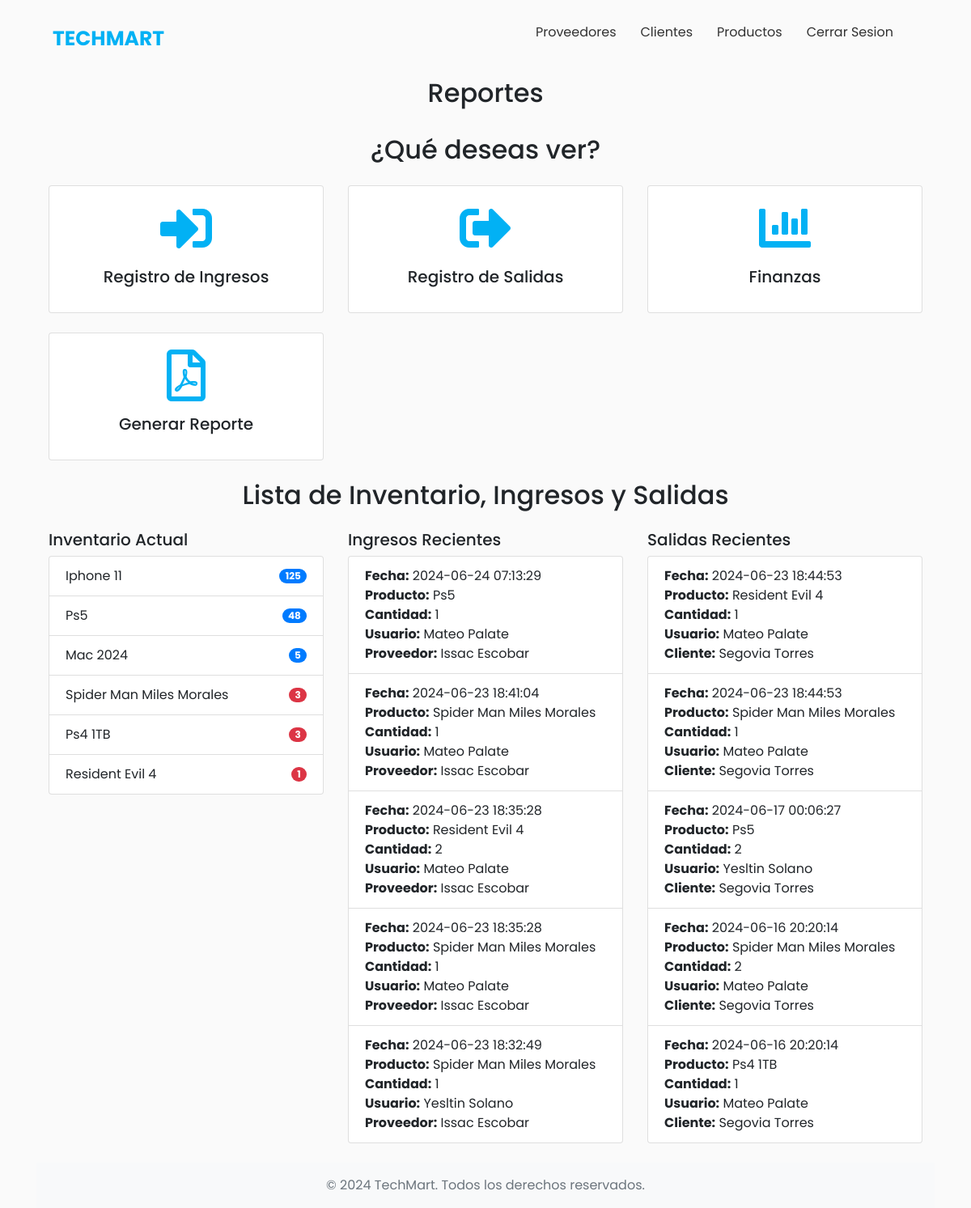
The app's page /reportes.php with its own data.
### tables this page shows
CREATE TABLE `productos` (
  `ProductoID` int NOT NULL AUTO_INCREMENT,
  `Nombre` varchar(100) DEFAULT NULL,
  `Descripcion` varchar(255) DEFAULT NULL,
  `PrecioPublico` decimal(10,2) DEFAULT NULL,
  `Stock` int DEFAULT NULL,
  `img` varchar(255) DEFAULT NULL,
  `Categoria` int DEFAULT NULL,
  PRIMARY KEY (`ProductoID`),
  KEY `FK_Categoria` (`Categoria`),
  CONSTRAINT `FK_Categoria` FOREIGN KEY (`Categoria`) REFERENCES `categorias` (`CategoriaID`)
);

CREATE TABLE `ingresoproduco` (
  `IngresoID` int NOT NULL AUTO_INCREMENT,
  `ProveedorCedula` varchar(10) DEFAULT NULL,
  `UsuarioCedula` varchar(10) DEFAULT NULL,
  `Fecha` datetime DEFAULT NULL,
  `Total` decimal(10,2) DEFAULT NULL,
  PRIMARY KEY (`IngresoID`),
  KEY `ProveedorCedula` (`ProveedorCedula`),
  KEY `UsuarioCedula` (`UsuarioCedula`),
  CONSTRAINT `ingresoproduco_ibfk_1` FOREIGN KEY (`ProveedorCedula`) REFERENCES `proveedores` (`Cedula`),
  CONSTRAINT `ingresoproduco_ibfk_2` FOREIGN KEY (`UsuarioCedula`) REFERENCES `usuarios` (`Cedula`)
);

CREATE TABLE `detalleingresoproducto` (
  `DetalleIngresoID` int NOT NULL AUTO_INCREMENT,
  `IngresoID` int DEFAULT NULL,
  `ProductoID` int DEFAULT NULL,
  `Cantidad` int DEFAULT NULL,
  `precioCompra` decimal(10,2) DEFAULT NULL,
  `subTotal` decimal(10,2) DEFAULT NULL,
  PRIMARY KEY (`DetalleIngresoID`),
  KEY `IngresoID` (`IngresoID`),
  KEY `ProductoID` (`ProductoID`),
  CONSTRAINT `detalleingresoproducto_ibfk_1` FOREIGN KEY (`IngresoID`) REFERENCES `ingresoproduco` (`IngresoID`),
  CONSTRAINT `detalleingresoproducto_ibfk_2` FOREIGN KEY (`ProductoID`) REFERENCES `productos` (`ProductoID`)
);

CREATE TABLE `usuarios` (
  `Cedula` varchar(10) NOT NULL,
  `Nombre` varchar(100) DEFAULT NULL,
  `Apellido` varchar(100) DEFAULT NULL,
  `Ciudad` varchar(100) DEFAULT NULL,
  `Direccion` varchar(255) DEFAULT NULL,
  `Telefono` varchar(20) DEFAULT NULL,
  `Email` varchar(100) DEFAULT NULL,
  `contrasena` varchar(10) NOT NULL,
  `rol_id` int DEFAULT NULL,
  PRIMARY KEY (`Cedula`),
  KEY `rol_id` (`rol_id`),
  CONSTRAINT `usuarios_ibfk_1` FOREIGN KEY (`rol_id`) REFERENCES `rol` (`id`)
);

CREATE TABLE `proveedores` (
  `Cedula` varchar(10) NOT NULL,
  `Nombre` varchar(100) DEFAULT NULL,
  `Apellido` varchar(100) DEFAULT NULL,
  `Ciudad` varchar(100) DEFAULT NULL,
  `Direccion` varchar(255) DEFAULT NULL,
  `Telefono` varchar(20) DEFAULT NULL,
  `Email` varchar(100) DEFAULT NULL,
  PRIMARY KEY (`Cedula`)
);

CREATE TABLE `ventaproducto` (
  `VentaID` int NOT NULL AUTO_INCREMENT,
  `ClienteCedula` varchar(10) DEFAULT NULL,
  `UsuarioCedula` varchar(10) DEFAULT NULL,
  `Fecha` datetime DEFAULT NULL,
  `Total` decimal(10,2) DEFAULT NULL,
  PRIMARY KEY (`VentaID`),
  KEY `ClienteCedula` (`ClienteCedula`),
  KEY `UsuarioCedula` (`UsuarioCedula`),
  CONSTRAINT `ventaproducto_ibfk_1` FOREIGN KEY (`ClienteCedula`) REFERENCES `clientes` (`Cedula`),
  CONSTRAINT `ventaproducto_ibfk_2` FOREIGN KEY (`UsuarioCedula`) REFERENCES `usuarios` (`Cedula`)
);

CREATE TABLE `detalleventaproducto` (
  `DetalleVentaID` int NOT NULL AUTO_INCREMENT,
  `VentaID` int DEFAULT NULL,
  `ProductoID` int DEFAULT NULL,
  `Cantidad` int DEFAULT NULL,
  `precioPublico` decimal(10,2) DEFAULT NULL,
  `subTotal` decimal(10,2) DEFAULT NULL,
  PRIMARY KEY (`DetalleVentaID`),
  KEY `VentaID` (`VentaID`),
  KEY `ProductoID` (`ProductoID`),
  CONSTRAINT `detalleventaproducto_ibfk_1` FOREIGN KEY (`VentaID`) REFERENCES `ventaproducto` (`VentaID`),
  CONSTRAINT `detalleventaproducto_ibfk_2` FOREIGN KEY (`ProductoID`) REFERENCES `productos` (`ProductoID`)
);

CREATE TABLE `clientes` (
  `Cedula` varchar(10) NOT NULL,
  `Nombre` varchar(100) DEFAULT NULL,
  `Apellido` varchar(100) DEFAULT NULL,
  `Ciudad` varchar(100) DEFAULT NULL,
  `Direccion` varchar(255) DEFAULT NULL,
  `Telefono` varchar(20) DEFAULT NULL,
  `Email` varchar(100) DEFAULT NULL,
  `contrasena` varchar(10) NOT NULL,
  PRIMARY KEY (`Cedula`)
);

### reportes.php (the view, shortened to what this page needs)
<!DOCTYPE html>
<html lang="es">
<head>
    <link rel="stylesheet" href="https://stackpath.bootstrapcdn.com/bootstrap/4.5.2/css/bootstrap.min.css">
    <link rel="stylesheet" href="https://use.fontawesome.com/releases/v5.15.3/css/all.css">
    <link rel="stylesheet" href="css/styleBase.css">
</head>
<body>
    <header class="header">
        <div class="menu container">
            <div class="logo" onclick="location.href='menu.php';" style="cursor: pointer;">TechMart</div>
            <nav class="navbar">
                <ul>
                    <li><a href="proveedores.php"> Proveedores</a></li>
                    <li><a href="clientes.php"> Clientes</a></li>
                    <li><a href="productos.php"> Productos</a></li>
                    <li><a href="php/cerrarSesion.php?logout=true" id="cerrar">Cerrar Sesion</a></li>
                </ul>
            </nav>
        </div>
    </header>
    <div class="container">
        <div class="text-center text-celeste mb-4">
            <h2>Reportes</h2>
        </div>
    </div>
    <div class="container mt-4" style="margin-top: 0;">
        <div class="container mt-4 pt-2">
            <h2 class="text-center text-celeste mb-4">¿Qué deseas ver?</h2>
            <div class="row">
                <div class="col-md-4" onclick="window.location='ingresoReporte.php';" style="cursor: pointer;">
                    <div class="card text-center custom-card">
                        <div class="card-body">
                            <i class="fas fa-sign-in-alt fa-4x iconC"></i>
                            <h5 class="card-title mt-3">Registro de Ingresos</h5>
                        </div>
                    </div>
                </div>
                <div class="col-md-4" onclick="window.location='salidaReporte.php';" style="cursor: pointer;">
                    <div class="card text-center custom-card">
                        <div class="card-body">
                            <i class="fas fa-sign-out-alt fa-4x iconC"></i>
                            <h5 class="card-title mt-3">Registro de Salidas</h5>
                        </div>
                    </div>
                </div>
                <div class="col-md-4" onclick="window.location='finanzas.php';" style="cursor: pointer;">
                    <div class="card text-center custom-card">
                        <div class="card-body">
                            <i class="fas fa-chart-bar card-icon fa-4x iconC"></i>
                            <h5 class="card-title mt-3">Finanzas</h5>
                        </div>
                    </div>
                    <br>
                </div>
                <div class="col-md-4" data-toggle="modal" data-target="#modalGenerarReporte" style="cursor: pointer;">
                    <div class="card text-center custom-card">
                        <div class="card-body">
                            <i class="far fa-file-pdf fa-4x iconC"></i>
                            <h5 class="card-title mt-3">Generar Reporte</h5>
                        </div>
                    </div>
                </div>
            </div>
            <br>
            <h2 class="text-center text-celeste mb-4">Lista de Inventario, Ingresos y Salidas</h2>
            <div class="row">
                <div class="col-md-4">
                    <h5>Inventario Actual</h5>
                    <?php
                    include("php/conexion.php");
                    $sql_inventario = "SELECT Nombre, Stock FROM Productos";
                    $result_inventario = $conexion->query($sql_inventario);
                    if ($result_inventario->num_rows > 0) {
                        echo '<ul class="list-group">';
                        while($row = $result_inventario->fetch_assoc()) {
                            echo '<li class="list-group-item d-flex justify-content-between align-items-center">';
                            echo $row['Nombre'];
                            if ($row['Stock'] < 5) {
                                echo '<span class="badge badge-danger badge-pill">' . $row['Stock'] . '</span>';
                            } else {
                                echo '<span class="badge badge-primary badge-pill">' . $row['Stock'] . '</span>';
                            }
                            echo '</li>';
                        }
                        echo '</ul>';
                    } else {
                        echo '<p>No hay productos en el inventario.</p>';
                    }
                    ?>
                </div>
                <div class="col-md-4">
                    <h5>Ingresos Recientes</h5>
                    <?php
                    $sql_ingresos = "SELECT ip.Fecha, p.Nombre AS Producto, dp.Cantidad,
                                            u.Nombre AS UsuarioNombre, u.Apellido AS UsuarioApellido,
                                            pr.Nombre AS ProveedorNombre, pr.Apellido AS ProveedorApellido
                                    FROM IngresoProduco ip
                                    JOIN DetalleIngresoProducto dp ON ip.IngresoID = dp.IngresoID
                                    JOIN Productos p ON dp.ProductoID = p.ProductoID
                                    JOIN Usuarios u ON ip.UsuarioCedula = u.Cedula
                                    JOIN Proveedores pr ON ip.ProveedorCedula = pr.Cedula
                                    ORDER BY ip.Fecha desc
                                    LIMIT 5";
                    $result_ingresos = $conexion->query($sql_ingresos);
                    if ($result_ingresos->num_rows > 0) {
                        echo '<ul class="list-group">';
                        while($row = $result_ingresos->fetch_assoc()) {
                            echo '<li class="list-group-item">';
                            echo '<strong>Fecha:</strong> ' . $row['Fecha'] . '<br>';
                            echo '<strong>Producto:</strong> ' . $row['Producto'] . '<br>';
                            echo '<strong>Cantidad:</strong> ' . $row['Cantidad'] . '<br>';
                            echo '<strong>Usuario:</strong> ' . $row['UsuarioNombre'] . ' ' . $row['UsuarioApellido'] . '<br>';
                            echo '<strong>Proveedor:</strong> ' . $row['ProveedorNombre'] . ' ' . $row['ProveedorApellido'];
                            echo '</li>';
                        }
                        echo '</ul>';
                    } else {
                        echo '<p>No hay ingresos registrados.</p>';
                    }
                    ?>
                </div>
                <div class="col-md-4">
                    <h5>Salidas Recientes</h5>
                    <?php
                    $sql_salidas = "SELECT vp.Fecha, p.Nombre AS Producto, dvp.Cantidad,
                                        u.Nombre AS UsuarioNombre, u.Apellido AS UsuarioApellido,
                                        c.Nombre AS ClienteNombre, c.Apellido AS ClienteApellido
                                FROM VentaProducto vp
                                JOIN DetalleVentaProducto dvp ON vp.VentaID = dvp.VentaID
                                JOIN Productos p ON dvp.ProductoID = p.ProductoID
                                JOIN Usuarios u ON vp.UsuarioCedula = u.Cedula
                                JOIN Clientes c ON vp.ClienteCedula = c.Cedula
                                ORDER BY vp.Fecha desc
                                LIMIT 5";
                    $result_salidas = $conexion->query($sql_salidas);
                    if ($result_salidas->num_rows > 0) {
                        echo '<ul class="list-group">';
                        while($row = $result_salidas->fetch_assoc()) {
                            echo '<li class="list-group-item">';
                            echo '<strong>Fecha:</strong> ' . $row['Fecha'] . '<br>';
                            echo '<strong>Producto:</strong> ' . $row['Producto'] . '<br>';
                            echo '<strong>Cantidad:</strong> ' . $row['Cantidad'] . '<br>';
                            echo '<strong>Usuario:</strong> ' . $row['UsuarioNombre'] . ' ' . $row['UsuarioApellido'] . '<br>';
                            echo '<strong>Cliente:</strong> ' . $row['ClienteNombre'] . ' ' . $row['ClienteApellido'];
                            echo '</li>';
                        }
                        echo '</ul>';
                    } else {
                        echo '<p>No hay salidas registradas.</p>';
                    }
                    ?>
                </div>
            </div>
            <br>
        </div>
        <footer class="bg-light py-3 mt-auto">
            <div class="container text-center">
                <span class="text-muted">&copy; 2024 TechMart. Todos los derechos reservados.</span>
            </div>
        </footer>
    </body>
</html>

### css/styleBase.css (style rules this page uses)
* { margin: 0; padding: 0; box-sizing: border-box; }
body { font-family: 'Poppins', sans-serif; background-color: #FAFAFA; }
.header { background-color: #FAFAFA; padding: 20px 0; }
.menu { display: flex; justify-content: space-between; align-items: center; max-width: 1100px; margin: 0 auto; }
.logo { font-size: 25px; font-weight: bold; text-transform: uppercase; color: #02B1F4; }
.menu .navbar { display: flex; align-items: center; }
.menu .navbar ul { display: flex; justify-content: space-between; }
.menu .navbar ul li { list-style-type: none; }
.menu .navbar ul li a { color: #323232; padding: 15px; text-decoration: none; }

### reportes.php (style rules this page uses)
.iconC { color: #02B1F4; }

### records on screen
productos: Nombre "Iphone 11", Stock "125"
productos: Nombre "Ps5", Stock "48"
productos: Nombre "Mac 2024", Stock "5"
productos: Nombre "Spider Man Miles Morales", Stock "3"
productos: Nombre "Ps4 1TB", Stock "3"
productos: Nombre "Resident Evil 4", Stock "1"
ingresoproduco: Fecha "2024-06-24 07:13:29", productos.Nombre "Ps5", detalleingresoproducto.Cantidad "1", UsuarioCedula.Nombre "Mateo", UsuarioCedula.Apellido "Palate", ProveedorCedula.Nombre "Issac", ProveedorCedula.Apellido "Escobar"
ingresoproduco: Fecha "2024-06-23 18:41:04", productos.Nombre "Spider Man Miles Morales", detalleingresoproducto.Cantidad "1", UsuarioCedula.Nombre "Mateo", UsuarioCedula.Apellido "Palate", ProveedorCedula.Nombre "Issac", ProveedorCedula.Apellido "Escobar"
ingresoproduco: Fecha "2024-06-23 18:35:28", productos.Nombre "Resident Evil 4", detalleingresoproducto.Cantidad "2", UsuarioCedula.Nombre "Mateo", UsuarioCedula.Apellido "Palate", ProveedorCedula.Nombre "Issac", ProveedorCedula.Apellido "Escobar", productos.Nombre "Spider Man Miles Morales", detalleingresoproducto.Cantidad "1"
ingresoproduco: Fecha "2024-06-23 18:32:49", productos.Nombre "Spider Man Miles Morales", detalleingresoproducto.Cantidad "1", UsuarioCedula.Nombre "Yesltin", UsuarioCedula.Apellido "Solano", ProveedorCedula.Nombre "Issac", ProveedorCedula.Apellido "Escobar"
ventaproducto: Fecha "2024-06-23 18:44:53", productos.Nombre "Resident Evil 4", detalleventaproducto.Cantidad "1", UsuarioCedula.Nombre "Mateo", UsuarioCedula.Apellido "Palate", ClienteCedula.Nombre "Segovia", ClienteCedula.Apellido "Torres", productos.Nombre "Spider Man Miles Morales"
ventaproducto: Fecha "2024-06-17 00:06:27", productos.Nombre "Ps5", detalleventaproducto.Cantidad "2", UsuarioCedula.Nombre "Yesltin", UsuarioCedula.Apellido "Solano", ClienteCedula.Nombre "Segovia", ClienteCedula.Apellido "Torres"
ventaproducto: Fecha "2024-06-16 20:20:14", productos.Nombre "Spider Man Miles Morales", detalleventaproducto.Cantidad "2", UsuarioCedula.Nombre "Mateo", UsuarioCedula.Apellido "Palate", ClienteCedula.Nombre "Segovia", ClienteCedula.Apellido "Torres", productos.Nombre "Ps4 1TB", detalleventaproducto.Cantidad "1"
